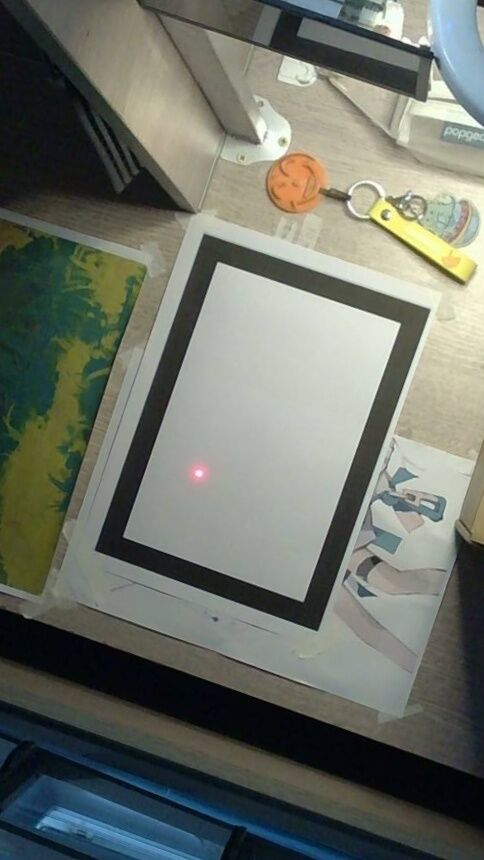
#> input picture Exercise/sqare.jpg, 484 x 860 px
$ python wayold.py
#> lines starting #> are read from the running program, lines starting #| are printed output that depends on the picture; after the words box and inside, x2 and y2 are one past the last pixel; in counts of white or black regions, pixels touching at a corner belong together
import cv2
import numpy as np

# 读取图像
image = cv2.imread('sqare.jpg')
#> image is the input picture: shape (860, 484, 3); mean B, G, R 104.2, 113.6, 109
gray = cv2.cvtColor(image, cv2.COLOR_BGR2GRAY)

# 高斯模糊
blurred = cv2.GaussianBlur(gray, (5, 5), 0)
#cv2.imshow('blurred', blurred)
# 边缘检测
edges = cv2.Canny(blurred, 50, 150)
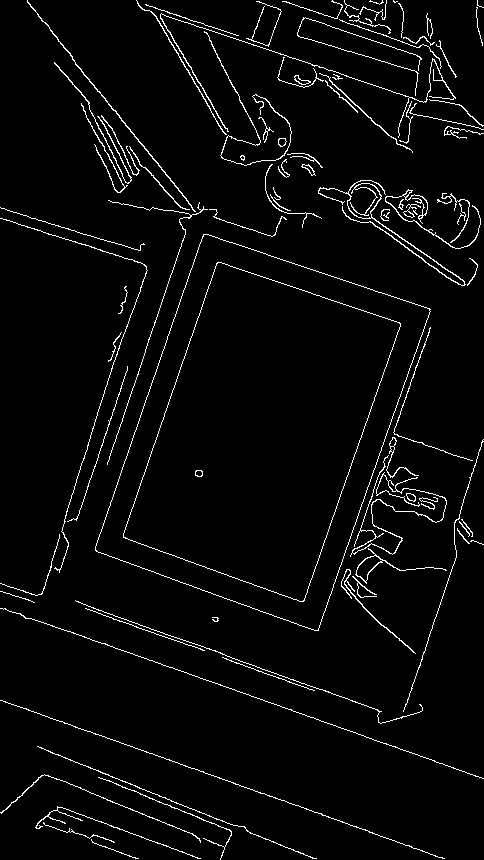
#> edges: shape (860, 484); 3.5% white in thin lines or dots

kernel = cv2.getStructuringElement(cv2.MORPH_RECT, (3, 3))  # 定义结构元素
dilated = cv2.dilate(edges, kernel, iterations=1)  # 膨胀操作
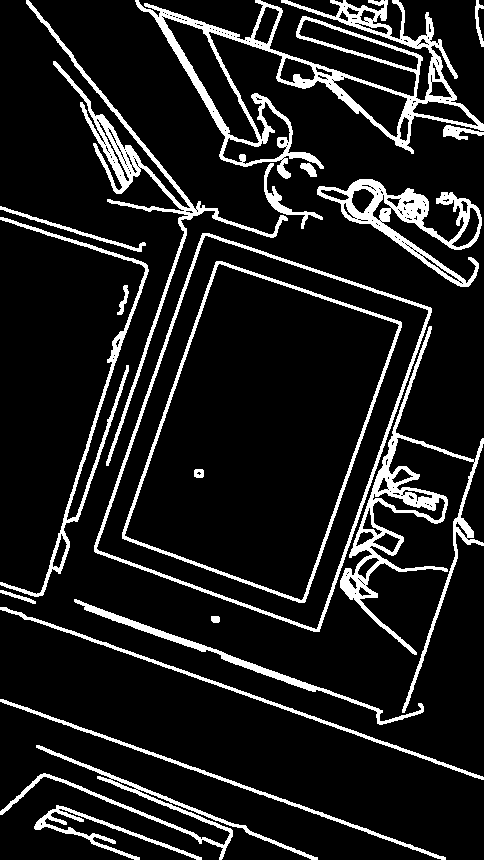
#> dilated: shape (860, 484); 11.7% white; 21 white regions
#cv2.imshow('dilated', dilated)

# 查找所有轮廓
contours, hierarchy = cv2.findContours(dilated, cv2.RETR_EXTERNAL, cv2.CHAIN_APPROX_SIMPLE)
#> contours = 19 contours; largest, box (x1, y1, x2, y2) and area: (94, 233, 432, 632) 82168, (135, 0, 484, 179) 20366, (340, 326, 484, 713) 6993, (317, 179, 482, 287) 5376, (26, 0, 288, 466) 4458

# 找到最大的轮廓（外框）
outer_contour = max(contours, key=cv2.contourArea)
#> outer_contour = contour of 752 points, box (x1, y1, x2, y2) (94, 233, 432, 632), area 82168
epsilon = 0.02 * cv2.arcLength(outer_contour, True)
#> epsilon = 25.01
outer_approx = cv2.approxPolyDP(outer_contour, epsilon, True)
#> outer_approx = [[202, 233], [94, 551], [319, 631], [431, 308]]

if len(outer_approx) == 4:
    # 绘制外框轮廓
    cv2.drawContours(image, [outer_approx], -1, (0, 255, 0), 2)
#> image: shape (860, 484, 3); 0.76% of pixels changed, all inside (x1, y1, x2, y2) = (93, 232, 433, 633)
    # 获取外框角点坐标
    pts = outer_approx.reshape(4, 2)
#> pts = [[202, 233], [94, 551], [319, 631], [431, 308]]
    rect = np.zeros((4, 2), dtype="float32")
    s = pts.sum(axis=1)
#> s = [435, 645, 950, 739]
    rect[0] = pts[np.argmin(s)]  # 左上
    rect[2] = pts[np.argmax(s)]  # 右下
    diff = np.diff(pts, axis=1)
#> diff = [31, 457, 312, -123]
    rect[1] = pts[np.argmin(diff)]  # 右上
    rect[3] = pts[np.argmax(diff)]  # 左下
    # 创建mask，只保留外框内部稍小的区域
    mask = np.zeros_like(gray)
    cv2.drawContours(mask, [outer_approx], -1, 255, -1)
#> mask: shape (860, 484); 19.7% white; 1 white region, box (x1, y1, x2, y2) and area: (94, 233, 432, 632) 81827

    # 收缩mask
    kernel = np.ones((5,5), np.uint8)
    mask = cv2.erode(mask, kernel, iterations=1)
#> mask: shape (860, 484); 19% white; 1 white region, box (x1, y1, x2, y2) and area: (97, 236, 429, 629) 78903

    # 在mask区域内寻找内框
    edges_roi = cv2.bitwise_and(edges, edges, mask=mask)
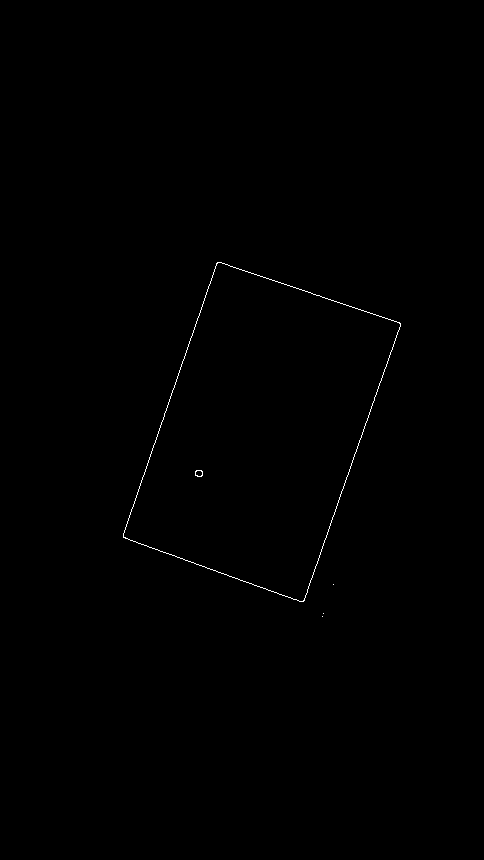
#> edges_roi: shape (860, 484); 0.23% white in thin lines or dots, all inside (x1, y1, x2, y2) = (123, 262, 401, 617)
    contours_inner, _ = cv2.findContours(edges_roi, cv2.RETR_EXTERNAL, cv2.CHAIN_APPROX_SIMPLE)
#> contours_inner = 4 contours, 3 with area under 20; largest, box (x1, y1, x2, y2) and area: (123, 262, 401, 602) 56657

    if contours_inner:
        # 找到最大的内轮廓
        inner_contour = max(contours_inner, key=cv2.contourArea)
#> inner_contour = contour of 633 points, box (x1, y1, x2, y2) (123, 262, 401, 602), area 56657
        epsilon_inner = 0.02 * cv2.arcLength(inner_contour, True)
#> epsilon_inner = 20.94
        inner_approx = cv2.approxPolyDP(inner_contour, epsilon_inner, True)
#> inner_approx = [[217, 262], [123, 537], [303, 601], [400, 323]]

        if len(inner_approx) == 4:
            # 绘制内框轮廓
            cv2.drawContours(image, [inner_approx], -1, (255, 0, 0), 2)
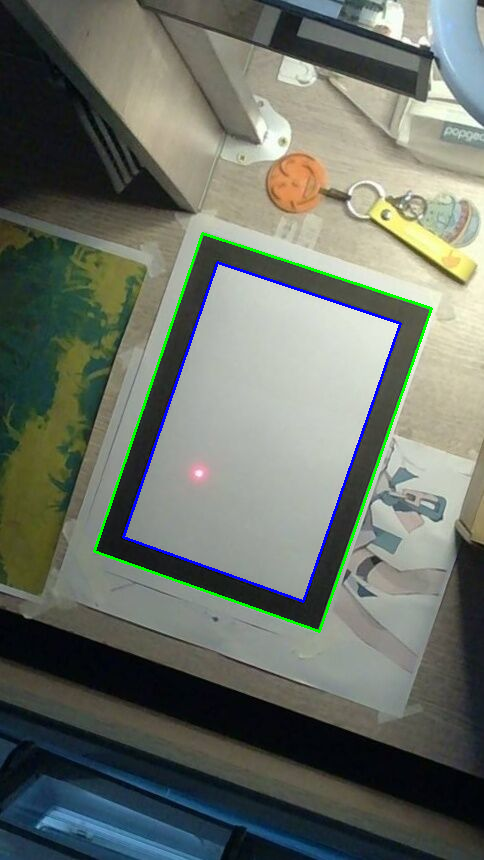
#> image: shape (860, 484, 3); mean B, G, R 103.9, 113.6, 107
            # 获取内框角点坐标
            pts = inner_approx.reshape(4, 2)
#> pts = [[217, 262], [123, 537], [303, 601], [400, 323]]
            rect2 = np.zeros((4, 2), dtype="float32")
            s = pts.sum(axis=1)
#> s = [479, 660, 904, 723]
            rect2[0] = pts[np.argmin(s)]  # 左上
            rect2[2] = pts[np.argmax(s)]  # 右下
            diff = np.diff(pts, axis=1)
#> diff = [45, 414, 298, -77]
            rect2[1] = pts[np.argmin(diff)]  # 右上
            rect2[3] = pts[np.argmax(diff)]
            #标记外框角点
            for point in outer_approx.reshape(-1, 2):
                cv2.circle(image, tuple(point), 5, (0, 0, 255), -1)
#> this loop made 4 passes
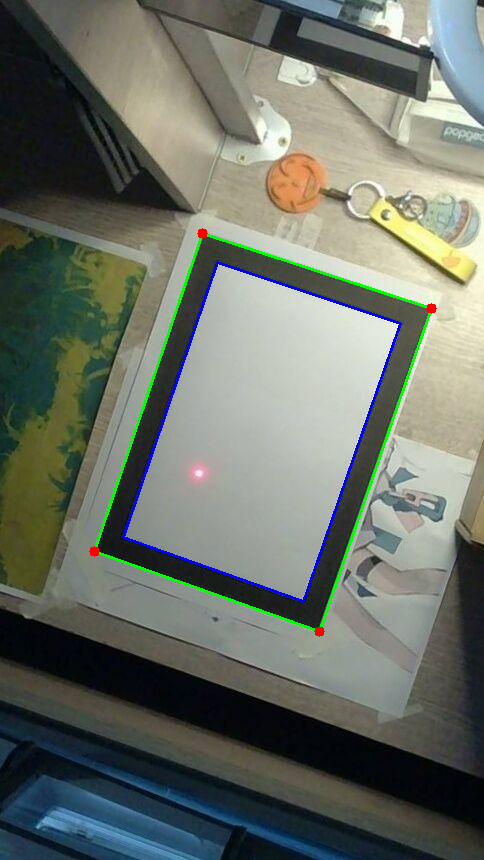
#> image: shape (860, 484, 3); 0.08% of pixels changed, all inside (x1, y1, x2, y2) = (89, 228, 437, 637)

            #标记内框角点
            for point in inner_approx.reshape(-1, 2):
                cv2.circle(image, tuple(point), 5, (0, 255, 255), -1)
#> this loop made 4 passes
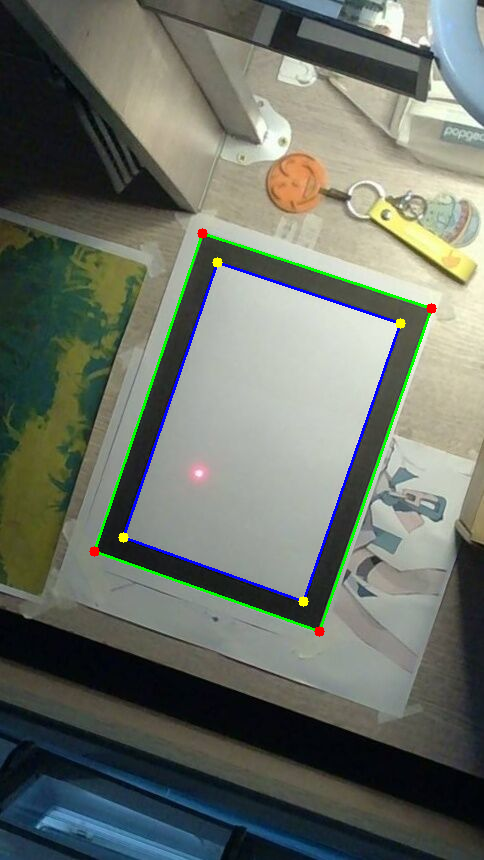
#> image: shape (860, 484, 3); 0.08% of pixels changed, all inside (x1, y1, x2, y2) = (118, 257, 406, 607)
            rect3 = np.zeros((4, 2), dtype="float32")
            for i, point in enumerate(rect):
                # Calculate exact midpoint between outer and inner corners
                rect3[i] = np.array([
                    (rect[i][0] + rect2[i][0]) / 2,
                    (rect[i][1] + rect2[i][1]) / 2
                ])
                # print(f"外角点 Outer{i+1} 的坐标: {tuple(map(int, point))}")

            # for i, point in enumerate(rect2):
            #     print(f"内角点 Inner{i+1} 的坐标: {tuple(map(int, point))}")

            for i, point in enumerate(rect3):
                # Convert the floating point coordinates to integers for drawing
                center_point = tuple(map(int, rect3[i]))
                cv2.circle(image, center_point, 5, (0, 0, 255), -1)
                print(f"中心点 Center{i+1} 的坐标: {center_point}")
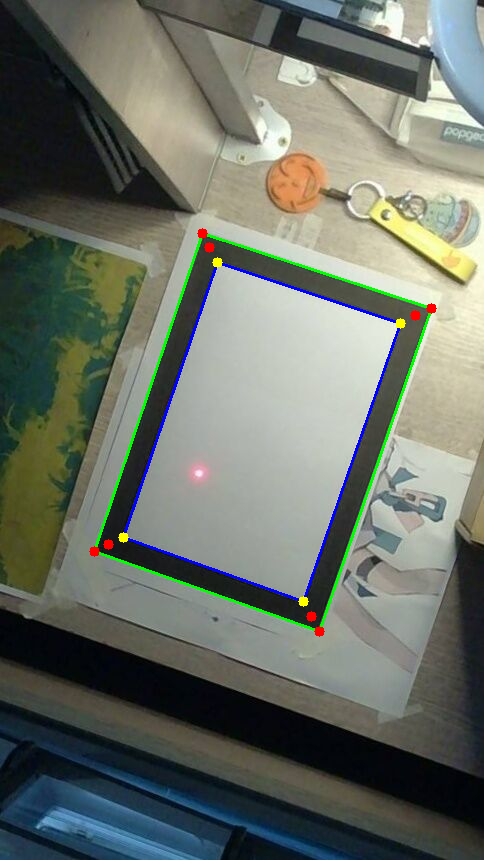
#> image: shape (860, 484, 3); 0.08% of pixels changed, all inside (x1, y1, x2, y2) = (103, 242, 421, 622)
# 显示结果
cv2.imshow('Image with corners', image)
cv2.waitKey(0)
cv2.destroyAllWindows()

$ run again, with Exercise/bird.jpg copied over Exercise/sqare.jpg
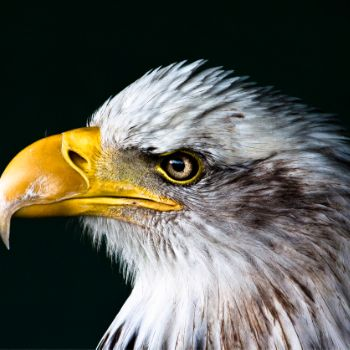
#> input picture Exercise/bird.jpg, 350 x 350 px
#> image is the input picture: shape (350, 350, 3); mean B, G, R 82.1, 91.3, 91.4
#> `edges = cv2.Canny(blurred, 50, 150)`:
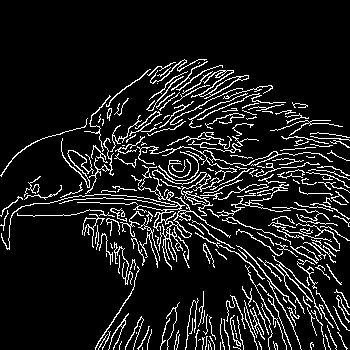
#> edges: shape (350, 350); 10.7% white in thin lines or dots, all inside (x1, y1, x2, y2) = (0, 59, 350, 350)
#> `dilated = cv2.dilate(edges, kernel, iterations=1)`:
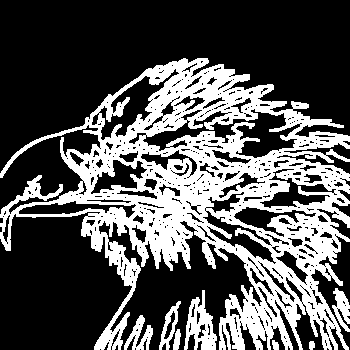
#> dilated: shape (350, 350); 33.2% white; 8 white regions
#> contours = 8 contours; box (x1, y1, x2, y2) and area: (0, 58, 350, 350) 51598, (184, 290, 217, 350) 1019, (159, 301, 181, 350) 412, (124, 315, 153, 350) 380, (332, 288, 350, 332) 360, (173, 329, 181, 350) 90, (272, 340, 279, 350) 40, (309, 341, 315, 350) 34
#> outer_contour = contour of 2148 points, box (x1, y1, x2, y2) (0, 58, 350, 350), area 51598
#> epsilon = 93.83
#> outer_approx = [[1, 171], [98, 128], [0, 214], [94, 349], [104, 220], [348, 349], [272, 84]]

$ run again, with Exercise/frame_20250315_112629.jpg copied over Exercise/sqare.jpg
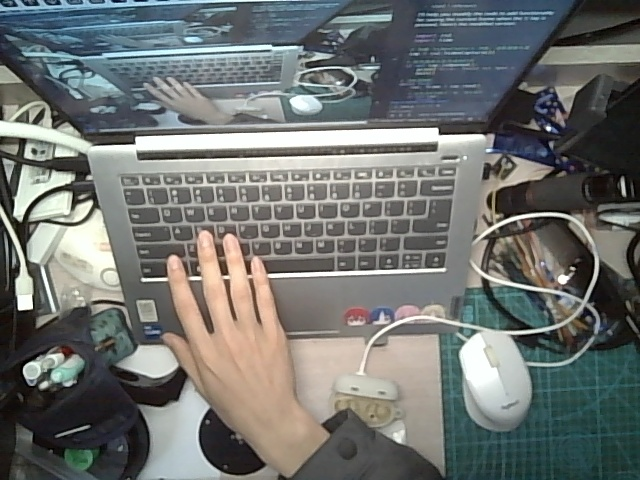
#> input picture Exercise/frame_20250315_112629.jpg, 640 x 480 px
#> image is the input picture: shape (480, 640, 3); mean B, G, R 112.6, 115.1, 111.8
#> `edges = cv2.Canny(blurred, 50, 150)`:
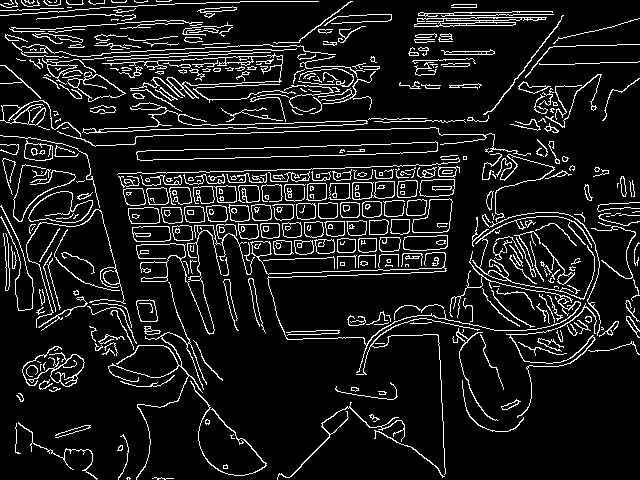
#> edges: shape (480, 640); 10.3% white in thin lines or dots
#> `dilated = cv2.dilate(edges, kernel, iterations=1)`:
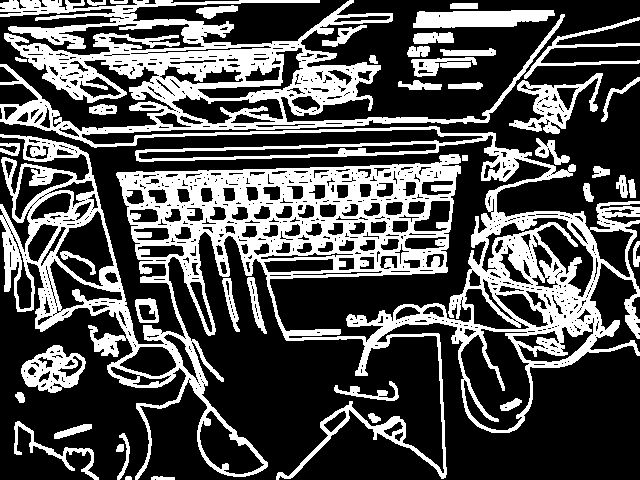
#> dilated: shape (480, 640); 32% white; 42 white regions
#> contours = 40 contours, 1 with area under 20; largest, box (x1, y1, x2, y2) and area: (0, 0, 640, 480) 122655, (509, 73, 603, 134) 2114, (21, 345, 86, 393) 1998, (413, 10, 555, 28) 1876, (524, 17, 640, 79) 762
#> outer_contour = contour of 4684 points, box (x1, y1, x2, y2) (0, 0, 640, 480), area 122655
#> epsilon = 299.2
#> outer_approx = [[0, 3], [551, 168], [0, 134], [135, 479], [639, 355]]
